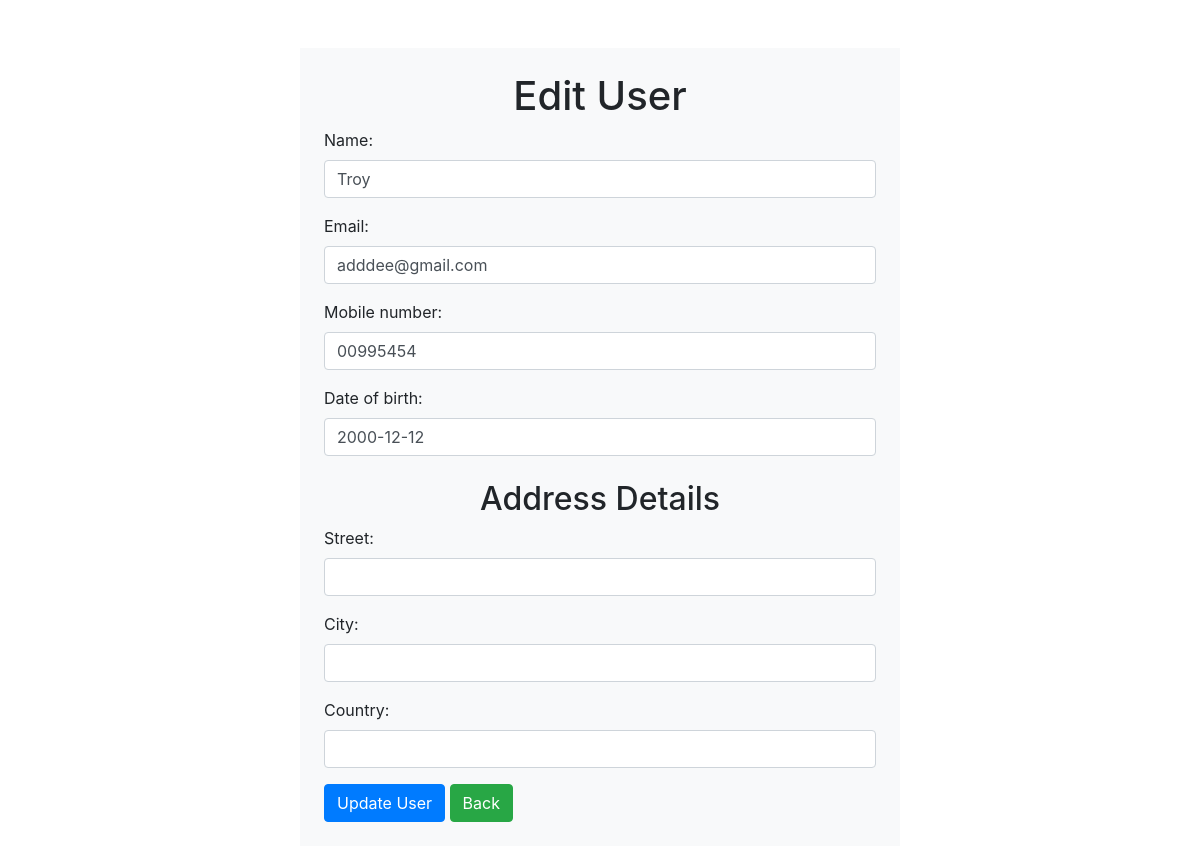
The app's page /Edit/7 with its own data.
### crud/models.py (models this page shows, shortened)
class User(models.Model):
    name=models.CharField(max_length=30)
    email=models.EmailField(unique=True)
    mobile_number = models.CharField(max_length=15)
    date_of_birth = models.DateField()

### crud/views.py (the view)
# urls.py: path('Edit/<id>', views.EditUser),
def EditUser(request,id=None):
    one_rec=User.objects.get(pk=id)
    form=UserForm(request.POST or None,request.FILES or None, instance=one_rec)
    if form.is_valid():
        form.save()
        return redirect('/')
    mydict= {'form':form}
    return render(request,'Edit.html',context=mydict)

### crud/forms.py
class UserForm(forms.ModelForm):
    class Meta:
        model=User
        fields =('name','email','mobile_number','date_of_birth')
    def __init__(self, *args, **kwargs):
        super(UserForm, self).__init__(*args, **kwargs)
        for visible in self.visible_fields():
            visible.field.widget.attrs['class'] = 'form-control'

### crud/templates/Edit.html (shortened to what this page needs)
<!DOCTYPE html>
<html lang="en">
<head>
    <link rel="stylesheet" href="https://cdn.jsdelivr.net/npm/bootstrap@4.6.1/dist/css/bootstrap.min.css">
</head>
<body>
<div class="w-50 mx-auto mt-5 p-4 bg-light">
<h1 class="text-center"> Edit User </h1>
    <form method="post" enctype="multipart/form-data">
        {{form.as_p}}
         <h2 class="text-center mt-4">Address Details</h2>
         <div class="form-group">
             <label for="id_street">Street:</label>
             <input type="text" class="form-control" id="id_street" name="street">
         </div>
         <div class="form-group">
             <label for="id_city">City:</label>
             <input type="text" class="form-control" id="id_city" name="city">
         </div>
         <div class="form-group">
             <label for="id_state">Country:</label>
             <input type="text" class="form-control" id="id_state" name="state">
         </div>
        <button type="submit" class="btn btn-primary">Update User</button>
        <a href="/" class="btn btn-success"> Back</a>
    </form>
</div>
</body>
</html>

### records on screen
User: name "Troy", email "adddee@gmail.com", mobile_number "00995454", date_of_birth "2000-12-12"
